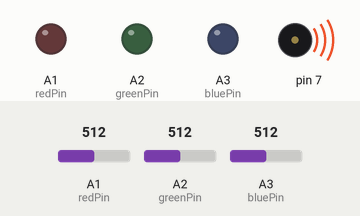
This sketch was run on a simulated Arduino Uno, built with avr-gcc and run on an emulated ATmega328P. On the bench: output pins drawn as LEDs (lit = HIGH), buzzer (waves = sounding). The inputs (shaded band) are chosen by the test bench; at power-on: A1 (redPin) = 512, A2 (greenPin) = 512, A3 (bluePin) = 512. What the sketch prints to the serial monitor is not drawn.

Above: at 0.1 s.
Timing chart, 0 to 1.8 s (numbered marks = the images above):
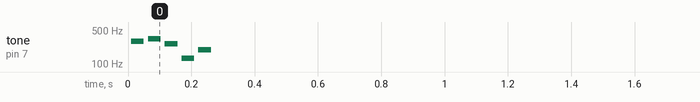

The sketch:

LED_Photometer_Sparkfun_LCD.ino
```cpp
/*

  Maker Shed LED Atmospheric Analyzer Kit

  LED Photometer, based on Analog Input
  Original code by Patrick Di Justo. Modified by Eric Weinhoffer

  This code is based on Patrick's LED Photometer project from the book "Atmospheric Monitoring with Arduino".
  You can find his code and a schematic on page 54. I modified it for use with the Sparkfun LCD screen, and left out data storage.
  Here the RX from the LCD goes to Digital Pin 1 (TX) on the Arduino.

  For information on how to store data to an SD Card or the Arduino's EEPROM, refer to the book.

  To adjust the contrast on your Sparkfun LCD, turn it over and use a small screwdriver to adjust the small, metal potentiometer.
  I'd recommend unplugging the power rail of the circuit while the code is uploading, in order to avoid any transmitting issues.

  For more information on the Sparkfun LCD, go here: http://playground.arduino.cc/Learning/SparkFunSerLCD

*/

#include <SoftwareSerial.h>
#include <SerLCD.h>
#define txPin2

int redPin = A1;
int greenPin =A2;
int bluePin=A3;


// A place to store the values coming from the analog port
int sensorValueRed =0;
int sensorValueGreen =0;
int sensorValueBlue = 0;

//A place to store the maximum value for each LED
int maxRed = 0;
int maxGreen =0;
int maxBlue = 0;


int record=0;
int reclen = 7;
int addr =0;


long timeSinceLastSensorHigh = 0;
int dataWritten = 0;

// music section
int notelen =40;
int dlx = notelen *1.33;


void setup()
{
  // initialize serial communications at 9600 bps:
  Serial.begin(9600);
  backlightOn();
  // Set the Analog Pins
  // Why are we setting input pins to output?
  // We're doing this to prevent "leakage" from the pins.
  // Setting the pins to output activates a pullup resistor,
  // which makes it difficult for voltage to come into the Arduino,
  // until we're ready for it.

  Serial.println("Setting up the Analog Pins");

  pinMode(redPin, OUTPUT);
  digitalWrite(redPin, LOW);
  pinMode(greenPin, OUTPUT);
  digitalWrite(greenPin, LOW);
  pinMode(bluePin, OUTPUT);
  digitalWrite(bluePin, LOW);


// Play music to let user know the gadget is ready
  tone(7,294,notelen);
  delay(dlx);
  tone(7,330,notelen);
  delay(dlx);
  tone(7,261,notelen);
  delay(dlx);
  tone(7,131,notelen);
  delay(dlx);
  tone(7,196,notelen);
  delay(dlx);
  delay(3000);
}


void loop()
{
  // read the value from the sensor:
  /*
    Back in setup(), we enabled a pullup resistor on the analog pins, which
    made it difficult for electricity to come into the analog pins.
    Here, we disable the pullup resistor, wait 10ms for the pin to stabilize,
    read the voltage coming into the pin, then reenable the pullup resistor.
  */
  clearLCD();
  pinMode(redPin, INPUT);
  delay(10);
  selectLineOne();
  Serial.print("Reading red:  ");
  sensorValueRed= analogRead(redPin);
  pinMode(redPin, OUTPUT);
  Serial.print(sensorValueRed,DEC);
  delay(3000);

  clearLCD();
  pinMode(greenPin, INPUT);
  delay(10);
  selectLineOne();
  Serial.print("Reading grn:  ");
  sensorValueGreen = analogRead(greenPin);
  pinMode(greenPin, OUTPUT);
  Serial.print(sensorValueGreen,DEC);
  delay(3000);

  clearLCD();
  pinMode(bluePin, INPUT);
  delay(10);
  selectLineOne();
  Serial.print("Reading blue: ");
  sensorValueBlue = analogRead(bluePin);
  pinMode(bluePin, OUTPUT);
  Serial.print(sensorValueBlue,DEC);
  delay(3000);

  clearLCD();
  Serial.print("Comparing values...");
  delay(5000);

  // Here we compare each sensor to its maximum value.
  // If any of the sensors has reached a new peak, sound a tone
  if(    (sensorValueRed>maxRed)
      || (sensorValueGreen>maxGreen)
      || (sensorValueBlue>maxBlue))
    {
    tone(7,maxRed+maxGreen+maxBlue,500);
    timeSinceLastSensorHigh = millis();
    }

  // Here we reset the old maximum value with a new one, if necessary
  if(sensorValueRed>maxRed) maxRed = sensorValueRed;
  if(sensorValueGreen>maxGreen) maxGreen = sensorValueGreen;
  if(sensorValueBlue>maxBlue) maxBlue = sensorValueBlue;

  // Display the sensor values on the LCD screen
}


void selectLineOne()
{
   Serial.write(0xFE);   // command flag
   Serial.write(128);    // position
   delay(10);
}

void selectLineTwo()
{
   Serial.write(0xFE);   // command flag
   Serial.write(192);    // position
   delay(10);
}

void clearLCD()
{
   Serial.write(0xFE);   // command flag
   Serial.write(0x01);   // clear command.
   delay(10);
}

void backlightOn()
{  //turns on the backlight
   Serial.write(0x7C);   // command flag for backlight stuff
   Serial.write(140);    // brightness level. (140 = 40%, 150 = 73%, 157 = 100%)
   delay(10);
}

void backlightOff()
{  //turns off the backlight
   Serial.write(0x7C);   // command flag for backlight stuff
   Serial.write(128);     // light level for off.
   delay(10);
}
```
